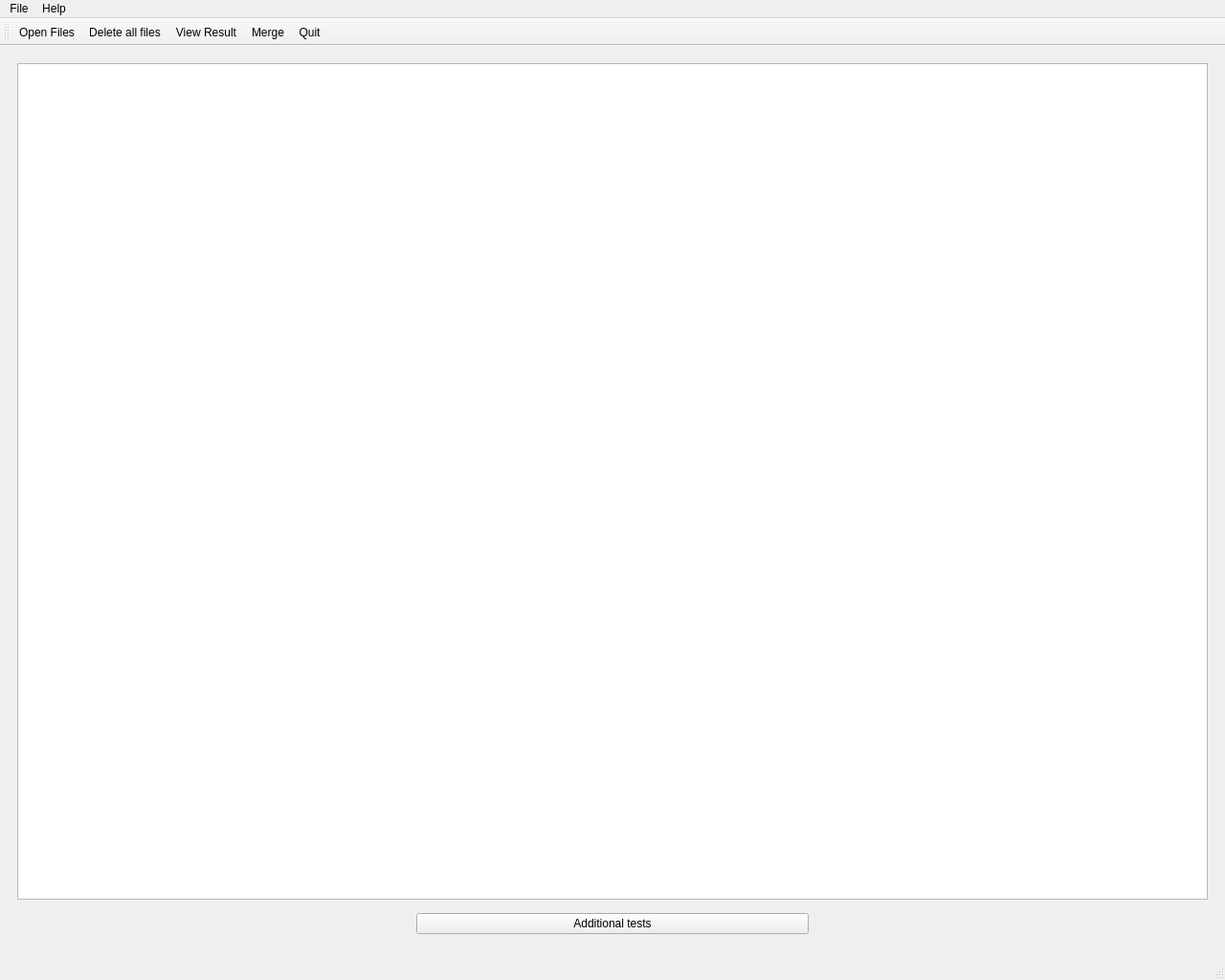
<?xml version="1.0" encoding="UTF-8"?>
<ui version="4.0">
 <class>MainWindow</class>
 <widget class="QMainWindow" name="MainWindow">
  <property name="geometry">
   <rect>
    <x>0</x>
    <y>0</y>
    <width>1280</width>
    <height>1024</height>
   </rect>
  </property>
  <property name="minimumSize">
   <size>
    <width>800</width>
    <height>600</height>
   </size>
  </property>
  <property name="windowTitle">
   <string>PKF JET Analytix</string>
  </property>
  <property name="windowIcon">
   <iconset>
    <normaloff>../images/pkf.png</normaloff>../images/pkf.png</iconset>
  </property>
  <property name="iconSize">
   <size>
    <width>16</width>
    <height>16</height>
   </size>
  </property>
  <widget class="QWidget" name="centralwidget">
   <layout class="QGridLayout" name="gridLayout">
    <item row="0" column="0">
     <widget class="QFrame" name="frame">
      <property name="frameShape">
       <enum>QFrame::NoFrame</enum>
      </property>
      <property name="frameShadow">
       <enum>QFrame::Plain</enum>
      </property>
      <property name="lineWidth">
       <number>1</number>
      </property>
      <layout class="QGridLayout" name="gridLayout_2">
       <item row="0" column="0">
        <widget class="QListWidget" name="listWidget"/>
       </item>
       <item row="1" column="0">
        <layout class="QHBoxLayout" name="horizontalLayout">
         <property name="spacing">
          <number>8</number>
         </property>
         <property name="leftMargin">
          <number>8</number>
         </property>
         <property name="topMargin">
          <number>8</number>
         </property>
         <property name="rightMargin">
          <number>8</number>
         </property>
         <property name="bottomMargin">
          <number>8</number>
         </property>
         <item>
          <spacer name="horizontalSpacer">
           <property name="orientation">
            <enum>Qt::Horizontal</enum>
           </property>
           <property name="sizeHint" stdset="0">
            <size>
             <width>40</width>
             <height>20</height>
            </size>
           </property>
          </spacer>
         </item>
         <item>
          <widget class="QPushButton" name="pb_additional_test">
           <property name="sizePolicy">
            <sizepolicy hsizetype="Expanding" vsizetype="Fixed">
             <horstretch>0</horstretch>
             <verstretch>0</verstretch>
            </sizepolicy>
           </property>
           <property name="minimumSize">
            <size>
             <width>75</width>
             <height>0</height>
            </size>
           </property>
           <property name="maximumSize">
            <size>
             <width>16777215</width>
             <height>16777215</height>
            </size>
           </property>
           <property name="text">
            <string>Additional tests</string>
           </property>
          </widget>
         </item>
         <item>
          <spacer name="horizontalSpacer_2">
           <property name="orientation">
            <enum>Qt::Horizontal</enum>
           </property>
           <property name="sizeHint" stdset="0">
            <size>
             <width>40</width>
             <height>20</height>
            </size>
           </property>
          </spacer>
         </item>
        </layout>
       </item>
      </layout>
     </widget>
    </item>
   </layout>
  </widget>
  <widget class="QMenuBar" name="menubar">
   <property name="geometry">
    <rect>
     <x>0</x>
     <y>0</y>
     <width>1280</width>
     <height>40</height>
    </rect>
   </property>
   <widget class="QMenu" name="menuFile">
    <property name="title">
     <string>File</string>
    </property>
    <addaction name="actionOpen"/>
    <addaction name="actionDrop"/>
    <addaction name="actionResults"/>
    <addaction name="separator"/>
    <addaction name="actionQuit"/>
   </widget>
   <widget class="QMenu" name="menuHelp">
    <property name="title">
     <string>Help</string>
    </property>
    <addaction name="actionFAQ"/>
    <addaction name="actionAbout"/>
   </widget>
   <addaction name="menuFile"/>
   <addaction name="menuHelp"/>
  </widget>
  <widget class="QStatusBar" name="statusbar"/>
  <widget class="QToolBar" name="toolBar">
   <property name="font">
    <font>
     <weight>50</weight>
     <italic>false</italic>
     <bold>false</bold>
     <kerning>true</kerning>
    </font>
   </property>
   <property name="windowTitle">
    <string>toolBar</string>
   </property>
   <property name="layoutDirection">
    <enum>Qt::LeftToRight</enum>
   </property>
   <property name="movable">
    <bool>true</bool>
   </property>
   <property name="allowedAreas">
    <set>Qt::LeftToolBarArea|Qt::TopToolBarArea</set>
   </property>
   <property name="iconSize">
    <size>
     <width>40</width>
     <height>40</height>
    </size>
   </property>
   <property name="toolButtonStyle">
    <enum>Qt::ToolButtonTextBesideIcon</enum>
   </property>
   <property name="floatable">
    <bool>true</bool>
   </property>
   <attribute name="toolBarArea">
    <enum>TopToolBarArea</enum>
   </attribute>
   <attribute name="toolBarBreak">
    <bool>false</bool>
   </attribute>
   <addaction name="actionOpen"/>
   <addaction name="actionDrop"/>
   <addaction name="actionResults"/>
   <addaction name="actionMerge"/>
   <addaction name="actionQuit"/>
  </widget>
  <action name="actionDrop">
   <property name="icon">
    <iconset>
     <normaloff>../images/drop_files.png</normaloff>../images/drop_files.png</iconset>
   </property>
   <property name="text">
    <string>Delete all files</string>
   </property>
   <property name="toolTip">
    <string>Drop all files</string>
   </property>
   <property name="shortcut">
    <string>Ctrl+D</string>
   </property>
  </action>
  <action name="actionQuit">
   <property name="icon">
    <iconset>
     <normaloff>../images/exit.png</normaloff>../images/exit.png</iconset>
   </property>
   <property name="text">
    <string>Quit</string>
   </property>
   <property name="toolTip">
    <string>Quit App</string>
   </property>
   <property name="shortcut">
    <string>Ctrl+Q</string>
   </property>
  </action>
  <action name="actionFAQ">
   <property name="icon">
    <iconset>
     <normaloff>../images/faq.png</normaloff>../images/faq.png</iconset>
   </property>
   <property name="text">
    <string>FAQ</string>
   </property>
   <property name="shortcut">
    <string>F1</string>
   </property>
  </action>
  <action name="actionAbout">
   <property name="icon">
    <iconset>
     <normaloff>../images/about.png</normaloff>../images/about.png</iconset>
   </property>
   <property name="text">
    <string>About App</string>
   </property>
   <property name="toolTip">
    <string>Additional information about our app</string>
   </property>
   <property name="shortcut">
    <string>Ctrl+A</string>
   </property>
  </action>
  <action name="actionOpen">
   <property name="icon">
    <iconset>
     <normaloff>../images/add_files.png</normaloff>../images/add_files.png</iconset>
   </property>
   <property name="text">
    <string>Open Files</string>
   </property>
   <property name="toolTip">
    <string>Load files</string>
   </property>
   <property name="shortcut">
    <string>Ctrl+O</string>
   </property>
  </action>
  <action name="actionResults">
   <property name="icon">
    <iconset>
     <normaloff>../images/stored_files.png</normaloff>../images/stored_files.png</iconset>
   </property>
   <property name="text">
    <string>View Result</string>
   </property>
   <property name="toolTip">
    <string>View Results</string>
   </property>
   <property name="shortcut">
    <string>Ctrl+R</string>
   </property>
  </action>
  <action name="actionMerge">
   <property name="icon">
    <iconset>
     <normaloff>../images/merge_files.png</normaloff>../images/merge_files.png</iconset>
   </property>
   <property name="text">
    <string>Merge</string>
   </property>
   <property name="toolTip">
    <string>Merge files</string>
   </property>
   <property name="shortcut">
    <string>Ctrl+M</string>
   </property>
  </action>
 </widget>
 <resources/>
 <connections/>
</ui>
